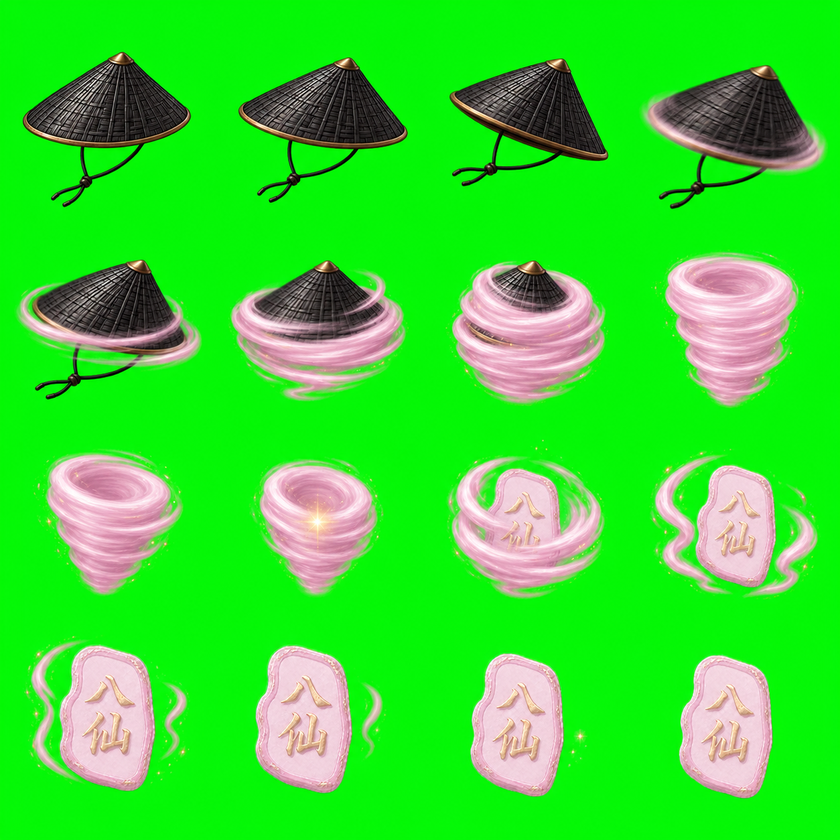
#> input picture design/Baxian/bubble-elements-v2/transitions/he-xiangu/source/imagegen-sheet-chroma.png, 840 x 840 px, shrunk from 1254 x 1254 before the run
$ python prepare_sheet.py
#> lines starting #> are read from the running program, lines starting #| are printed output that depends on the picture
#!/usr/bin/env python3
"""Convert the He Xiangu ImageGen chroma sheet to true alpha."""

from pathlib import Path
from PIL import Image


ROOT = Path(__file__).resolve().parent
SOURCE = ROOT / "source" / "imagegen-sheet-chroma.png"
OUTPUT = ROOT / "source" / "imagegen-sheet.png"


def main() -> None:
    image = Image.open(SOURCE).convert("RGBA")
    pixels = []
    for red, green, blue, _ in image.getdata():
        dominance = green - max(red, blue)
        if green >= 170 and dominance >= 105:
            alpha = 0
        elif green >= 135 and dominance >= 65:
            alpha = max(0, min(255, round(255 * (105 - dominance) / 40)))
        else:
            alpha = 255
        if 0 < alpha < 255:
            green = min(green, max(red, blue) + 12)
        pixels.append((red, green, blue, alpha))
#> this loop made 705600 passes
#> (red, green, blue, dominance) on passes 1 to 12: (13, 243, 17, 226), (8, 246, 12, 234), (6, 247, 8, 239), (4, 247, 7, 240), (4, 247, 7, 240), (5, 248, 7, 241), (6, 248, 7, 241), (7, 247, 7, 240), (8, 247, 7, 239), (7, 247, 7, 240), (7, 247, 7, 240), (6, 247, 7, 240)
#> dominance on passes 61 to 66: 241, 241, 241, 241, 240, 240
#> after the loop, pixels = 705600 items
    image.putdata(pixels)
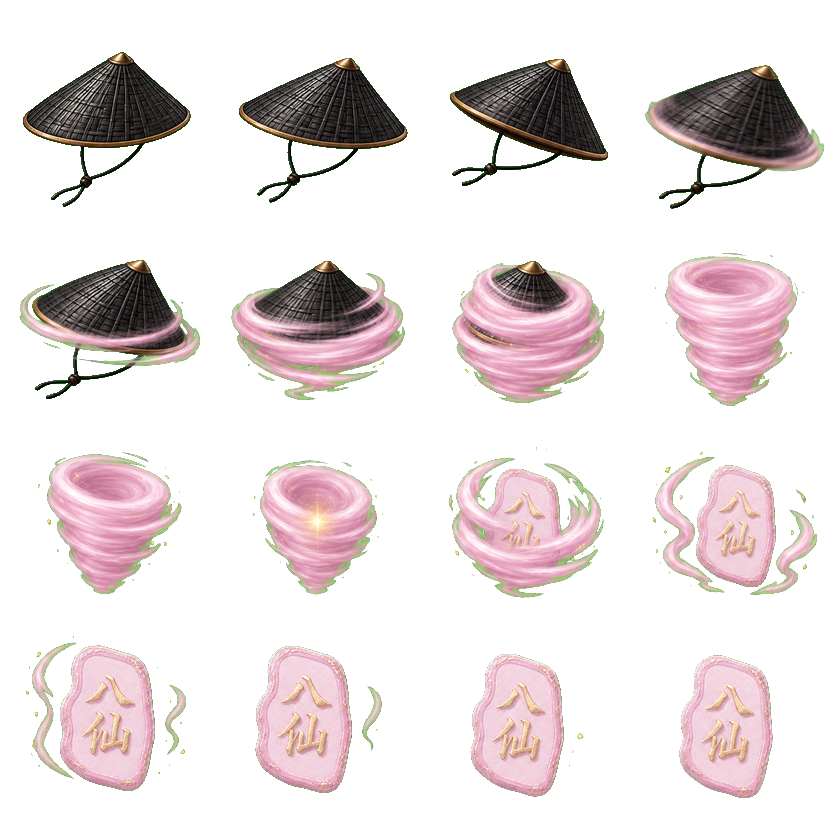
#> image: PIL image 840x840 RGBA; mean R, G, B, A 54.1, 218.6, 47.1, 70.7; transparent parts drawn white
    image.save(OUTPUT, optimize=True)


if __name__ == "__main__":
    main()
